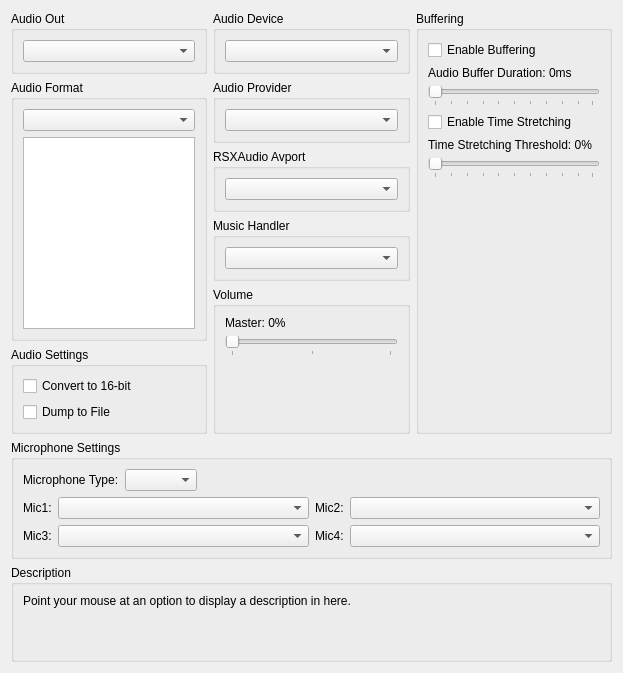
      <widget class="QWidget" name="audioTab">
       <attribute name="title">
        <string>Audio</string>
       </attribute>
       <layout class="QVBoxLayout" name="audioTab_layout" stretch="0,0,1,0">
        <item>
         <layout class="QHBoxLayout" name="audioTabLayoutTop" stretch="1,1,1">
          <item>
           <layout class="QVBoxLayout" name="audioTabLayoutTopLeft">
            <item>
             <widget class="QGroupBox" name="gb_audio_out">
              <property name="title">
               <string>Audio Out</string>
              </property>
              <layout class="QVBoxLayout" name="gb_audio_out_layout">
               <item>
                <widget class="QComboBox" name="audioOutBox"/>
               </item>
              </layout>
             </widget>
            </item>
            <item>
             <widget class="QGroupBox" name="gb_audio_format">
              <property name="title">
               <string>Audio Format</string>
              </property>
              <layout class="QVBoxLayout" name="gb_audio_format_layout">
               <item>
                <widget class="QComboBox" name="combo_audio_format"/>
               </item>
               <item>
                <widget class="QListWidget" name="list_audio_formats">
                 <property name="sizePolicy">
                  <sizepolicy hsizetype="Preferred" vsizetype="Preferred">
                   <horstretch>0</horstretch>
                   <verstretch>0</verstretch>
                  </sizepolicy>
                 </property>
                 <property name="selectionMode">
                  <enum>QAbstractItemView::ExtendedSelection</enum>
                 </property>
                </widget>
               </item>
              </layout>
             </widget>
            </item>
            <item>
             <widget class="QGroupBox" name="gb_audio_settings">
              <property name="title">
               <string>Audio Settings</string>
              </property>
              <layout class="QVBoxLayout" name="gb_audio_settings_layout">
               <item>
                <widget class="QCheckBox" name="convert">
                 <property name="text">
                  <string>Convert to 16-bit</string>
                 </property>
                </widget>
               </item>
               <item>
                <widget class="QCheckBox" name="audioDump">
                 <property name="text">
                  <string>Dump to File</string>
                 </property>
                </widget>
               </item>
               <item>
                <spacer name="spacer_audio_settings">
                 <property name="orientation">
                  <enum>Qt::Vertical</enum>
                 </property>
                 <property name="sizeType">
                  <enum>QSizePolicy::MinimumExpanding</enum>
                 </property>
                 <property name="sizeHint" stdset="0">
                  <size>
                   <width>0</width>
                   <height>0</height>
                  </size>
                 </property>
                </spacer>
               </item>
              </layout>
             </widget>
            </item>
            <item>
             <spacer name="verticalSpacerAudioLeft">
              <property name="orientation">
               <enum>Qt::Vertical</enum>
              </property>
              <property name="sizeType">
               <enum>QSizePolicy::MinimumExpanding</enum>
              </property>
              <property name="sizeHint" stdset="0">
               <size>
                <width>0</width>
                <height>0</height>
               </size>
              </property>
             </spacer>
            </item>
           </layout>
          </item>
          <item>
           <layout class="QVBoxLayout" name="audioTabLayoutTopMiddle">
            <item>
             <widget class="QGroupBox" name="gb_audio_device">
              <property name="title">
               <string>Audio Device</string>
              </property>
              <layout class="QVBoxLayout" name="gb_audio_device_layout">
               <item>
                <widget class="QComboBox" name="audioDeviceBox"/>
               </item>
              </layout>
             </widget>
            </item>
            <item>
             <widget class="QGroupBox" name="gb_audio_provider">
              <property name="title">
               <string>Audio Provider</string>
              </property>
              <layout class="QVBoxLayout" name="gb_audio_provider_layout">
               <item>
                <widget class="QComboBox" name="audioProviderBox"/>
               </item>
              </layout>
             </widget>
            </item>
            <item>
             <widget class="QGroupBox" name="gb_audio_avport">
              <property name="title">
               <string>RSXAudio Avport</string>
              </property>
              <layout class="QVBoxLayout" name="gb_audio_avport_layout">
               <item>
                <widget class="QComboBox" name="audioAvportBox"/>
               </item>
              </layout>
             </widget>
            </item>
            <item>
             <widget class="QGroupBox" name="gb_music_handler">
              <property name="title">
               <string>Music Handler</string>
              </property>
              <layout class="QVBoxLayout" name="gb_music_handler_layout">
               <item>
                <widget class="QComboBox" name="musicHandlerBox"/>
               </item>
              </layout>
             </widget>
            </item>
            <item>
             <widget class="QGroupBox" name="gb_audio_volume">
              <property name="title">
               <string>Volume</string>
              </property>
              <layout class="QVBoxLayout" name="gb_audio_volume_layout">
               <item>
                <widget class="QWidget" name="master_volume" native="true">
                 <layout class="QVBoxLayout" name="layout_master_volume">
                  <property name="leftMargin">
                   <number>0</number>
                  </property>
                  <property name="topMargin">
                   <number>0</number>
                  </property>
                  <property name="rightMargin">
                   <number>0</number>
                  </property>
                  <property name="bottomMargin">
                   <number>0</number>
                  </property>
                  <item>
                   <widget class="QLabel" name="masterVolumeLabel">
                    <property name="text">
                     <string>Master: 0%</string>
                    </property>
                   </widget>
                  </item>
                  <item>
                   <widget class="QSlider" name="masterVolume">
                    <property name="orientation">
                     <enum>Qt::Horizontal</enum>
                    </property>
                    <property name="tickPosition">
                     <enum>QSlider::TicksBelow</enum>
                    </property>
                    <property name="tickInterval">
                     <number>50</number>
                    </property>
                   </widget>
                  </item>
                 </layout>
                </widget>
               </item>
               <item>
                <spacer name="spacer_audio_volume">
                 <property name="orientation">
                  <enum>Qt::Vertical</enum>
                 </property>
                 <property name="sizeType">
                  <enum>QSizePolicy::MinimumExpanding</enum>
                 </property>
                 <property name="sizeHint" stdset="0">
                  <size>
                   <width>0</width>
                   <height>0</height>
                  </size>
                 </property>
                </spacer>
               </item>
              </layout>
             </widget>
            </item>
           </layout>
          </item>
          <item>
           <layout class="QVBoxLayout" name="audioTabLayoutTopRight">
            <item>
             <widget class="QGroupBox" name="gb_audio_buffering">
              <property name="title">
               <string>Buffering</string>
              </property>
              <layout class="QVBoxLayout" name="gb_audio_buffering_layout">
               <item>
                <widget class="QCheckBox" name="enableBuffering">
                 <property name="text">
                  <string>Enable Buffering</string>
                 </property>
                </widget>
               </item>
               <item>
                <widget class="QWidget" name="audio_buffer_duration" native="true">
                 <layout class="QVBoxLayout" name="layout_audio_buffer_duration">
                  <property name="leftMargin">
                   <number>0</number>
                  </property>
                  <property name="topMargin">
                   <number>0</number>
                  </property>
                  <property name="rightMargin">
                   <number>0</number>
                  </property>
                  <property name="bottomMargin">
                   <number>0</number>
                  </property>
                  <item>
                   <widget class="QLabel" name="audioBufferDurationLabel">
                    <property name="text">
                     <string>Audio Buffer Duration: 0ms</string>
                    </property>
                   </widget>
                  </item>
                  <item>
                   <widget class="QSlider" name="audioBufferDuration">
                    <property name="orientation">
                     <enum>Qt::Horizontal</enum>
                    </property>
                    <property name="tickPosition">
                     <enum>QSlider::TicksBelow</enum>
                    </property>
                    <property name="tickInterval">
                     <number>10</number>
                    </property>
                   </widget>
                  </item>
                 </layout>
                </widget>
               </item>
               <item>
                <widget class="QCheckBox" name="enableTimeStretching">
                 <property name="text">
                  <string>Enable Time Stretching</string>
                 </property>
                </widget>
               </item>
               <item>
                <widget class="QWidget" name="time_stretching_threshold" native="true">
                 <layout class="QVBoxLayout" name="layout_time_stretching_threshold">
                  <property name="leftMargin">
                   <number>0</number>
                  </property>
                  <property name="topMargin">
                   <number>0</number>
                  </property>
                  <property name="rightMargin">
                   <number>0</number>
                  </property>
                  <property name="bottomMargin">
                   <number>0</number>
                  </property>
                  <item>
                   <widget class="QLabel" name="timeStretchingThresholdLabel">
                    <property name="text">
                     <string>Time Stretching Threshold: 0%</string>
                    </property>
                   </widget>
                  </item>
                  <item>
                   <widget class="QSlider" name="timeStretchingThreshold">
                    <property name="orientation">
                     <enum>Qt::Horizontal</enum>
                    </property>
                    <property name="tickPosition">
                     <enum>QSlider::TicksBelow</enum>
                    </property>
                    <property name="tickInterval">
                     <number>10</number>
                    </property>
                   </widget>
                  </item>
                 </layout>
                </widget>
               </item>
               <item>
                <spacer name="verticalSpacerAudioRight">
                 <property name="orientation">
                  <enum>Qt::Vertical</enum>
                 </property>
                 <property name="sizeType">
                  <enum>QSizePolicy::MinimumExpanding</enum>
                 </property>
                 <property name="sizeHint" stdset="0">
                  <size>
                   <width>0</width>
                   <height>0</height>
                  </size>
                 </property>
                </spacer>
               </item>
              </layout>
             </widget>
            </item>
           </layout>
          </item>
         </layout>
        </item>
        <item>
         <widget class="QGroupBox" name="gb_microphone_settings">
          <property name="title">
           <string>Microphone Settings</string>
          </property>
          <layout class="QVBoxLayout" name="gb_microphone_settings_layout">
           <item>
            <layout class="QHBoxLayout" name="microphoneLayoutTop">
             <item>
              <widget class="QLabel" name="microphoneLabel">
               <property name="text">
                <string>Microphone Type:</string>
               </property>
              </widget>
             </item>
             <item>
              <widget class="QComboBox" name="microphoneBox"/>
             </item>
             <item>
              <spacer name="microphoneSpacer">
               <property name="orientation">
                <enum>Qt::Horizontal</enum>
               </property>
               <property name="sizeType">
                <enum>QSizePolicy::MinimumExpanding</enum>
               </property>
               <property name="sizeHint" stdset="0">
                <size>
                 <width>0</width>
                 <height>0</height>
                </size>
               </property>
              </spacer>
             </item>
            </layout>
           </item>
           <item>
            <layout class="QHBoxLayout" name="microphoneLayoutBottom">
             <item>
              <layout class="QVBoxLayout" name="microphoneLayoutLabel1and3">
               <item>
                <widget class="QLabel" name="microphone1Label">
                 <property name="sizePolicy">
                  <sizepolicy hsizetype="Minimum" vsizetype="Preferred">
                   <horstretch>0</horstretch>
                   <verstretch>0</verstretch>
                  </sizepolicy>
                 </property>
                 <property name="text">
                  <string>Mic1:</string>
                 </property>
                </widget>
               </item>
               <item>
                <widget class="QLabel" name="microphone3Label">
                 <property name="sizePolicy">
                  <sizepolicy hsizetype="Minimum" vsizetype="Preferred">
                   <horstretch>0</horstretch>
                   <verstretch>0</verstretch>
                  </sizepolicy>
                 </property>
                 <property name="text">
                  <string>Mic3:</string>
                 </property>
                </widget>
               </item>
              </layout>
             </item>
             <item>
              <layout class="QVBoxLayout" name="microphoneLayoutBox1and3">
               <item>
                <widget class="QComboBox" name="microphone1Box">
                 <property name="sizePolicy">
                  <sizepolicy hsizetype="Expanding" vsizetype="Fixed">
                   <horstretch>0</horstretch>
                   <verstretch>0</verstretch>
                  </sizepolicy>
                 </property>
                </widget>
               </item>
               <item>
                <widget class="QComboBox" name="microphone3Box">
                 <property name="sizePolicy">
                  <sizepolicy hsizetype="Expanding" vsizetype="Fixed">
                   <horstretch>0</horstretch>
                   <verstretch>0</verstretch>
                  </sizepolicy>
                 </property>
                </widget>
               </item>
              </layout>
             </item>
             <item>
              <layout class="QVBoxLayout" name="microphoneLayoutLabel2and4">
               <item>
                <widget class="QLabel" name="microphone2Label">
                 <property name="sizePolicy">
                  <sizepolicy hsizetype="Minimum" vsizetype="Preferred">
                   <horstretch>0</horstretch>
                   <verstretch>0</verstretch>
                  </sizepolicy>
                 </property>
                 <property name="text">
                  <string>Mic2:</string>
                 </property>
                </widget>
               </item>
               <item>
                <widget class="QLabel" name="microphone4Label">
                 <property name="sizePolicy">
                  <sizepolicy hsizetype="Minimum" vsizetype="Preferred">
                   <horstretch>0</horstretch>
                   <verstretch>0</verstretch>
                  </sizepolicy>
                 </property>
                 <property name="text">
                  <string>Mic4:</string>
                 </property>
                </widget>
               </item>
              </layout>
             </item>
             <item>
              <layout class="QVBoxLayout" name="microphoneLayoutBox2and4">
               <item>
                <widget class="QComboBox" name="microphone2Box">
                 <property name="sizePolicy">
                  <sizepolicy hsizetype="Expanding" vsizetype="Fixed">
                   <horstretch>0</horstretch>
                   <verstretch>0</verstretch>
                  </sizepolicy>
                 </property>
                </widget>
               </item>
               <item>
                <widget class="QComboBox" name="microphone4Box">
                 <property name="sizePolicy">
                  <sizepolicy hsizetype="Expanding" vsizetype="Fixed">
                   <horstretch>0</horstretch>
                   <verstretch>0</verstretch>
                  </sizepolicy>
                 </property>
                </widget>
               </item>
              </layout>
             </item>
            </layout>
           </item>
          </layout>
         </widget>
        </item>
        <item>
         <spacer name="audioTabSpacer">
          <property name="orientation">
           <enum>Qt::Vertical</enum>
          </property>
          <property name="sizeType">
           <enum>QSizePolicy::MinimumExpanding</enum>
          </property>
          <property name="sizeHint" stdset="0">
           <size>
            <width>0</width>
            <height>0</height>
           </size>
          </property>
         </spacer>
        </item>
        <item>
         <widget class="QGroupBox" name="gb_description_audio">
          <property name="title">
           <string>Description</string>
          </property>
          <layout class="QVBoxLayout" name="gb_description_audio_layout">
           <item>
            <widget class="QLabel" name="description_audio">
             <property name="text">
              <string>Point your mouse at an option to display a description in here.


</string>
             </property>
             <property name="textFormat">
              <enum>Qt::PlainText</enum>
             </property>
             <property name="alignment">
              <set>Qt::AlignLeading|Qt::AlignLeft|Qt::AlignTop</set>
             </property>
             <property name="wordWrap">
              <bool>true</bool>
             </property>
            </widget>
           </item>
          </layout>
         </widget>
        </item>
       </layout>
      </widget>
